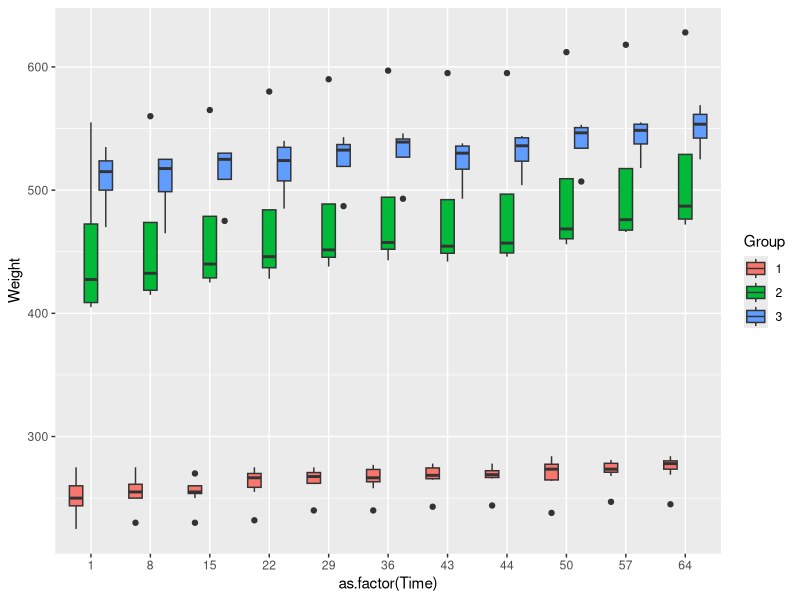
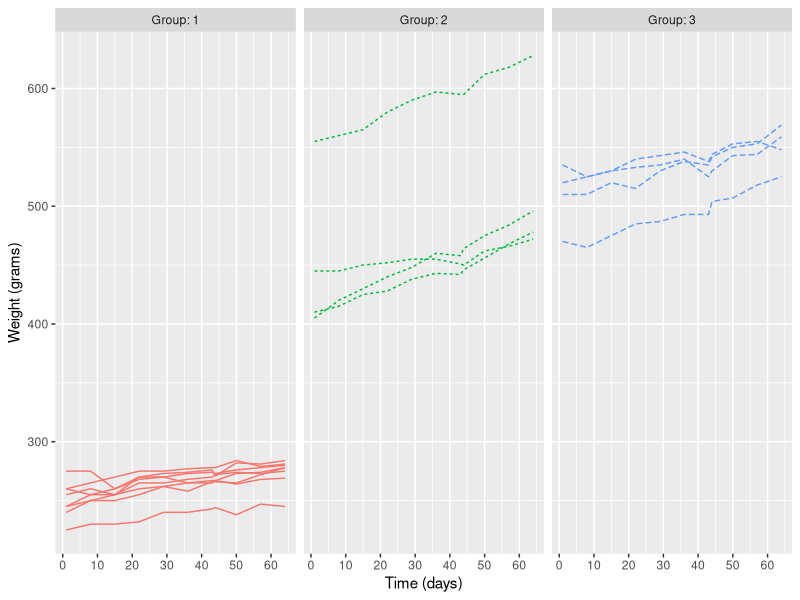
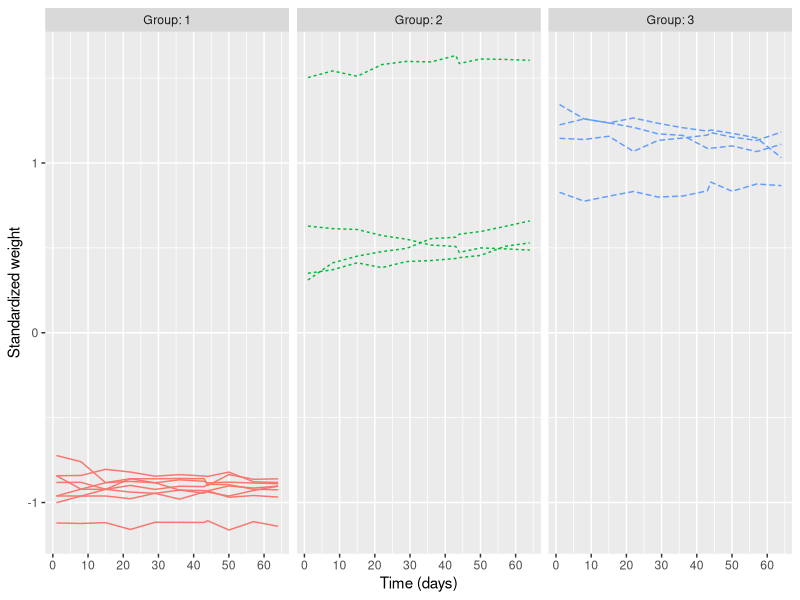
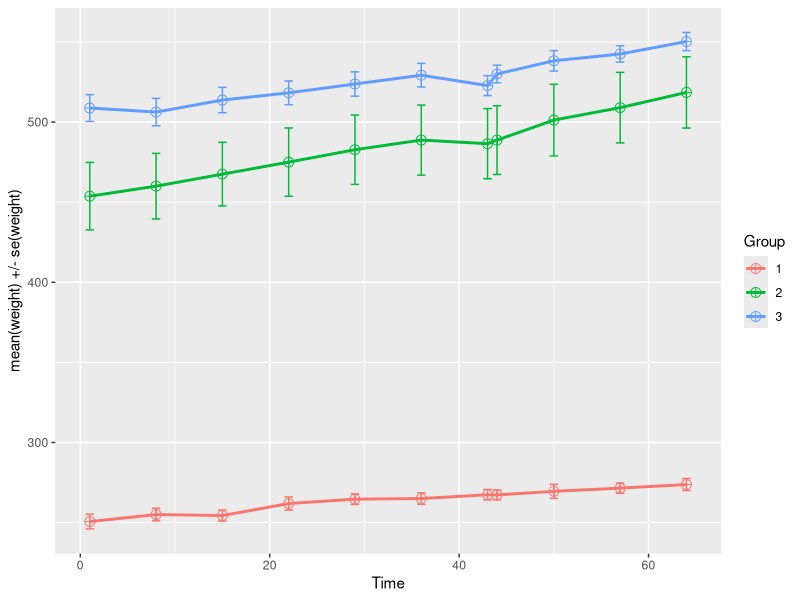
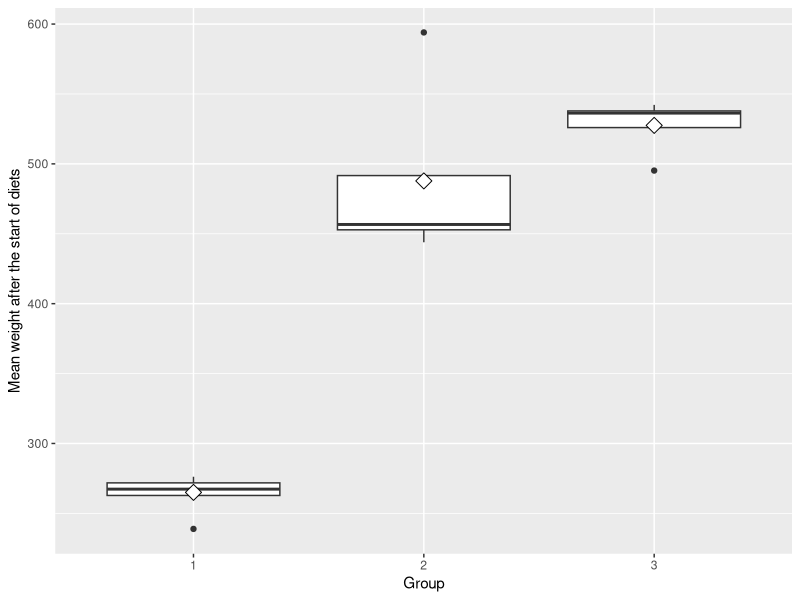
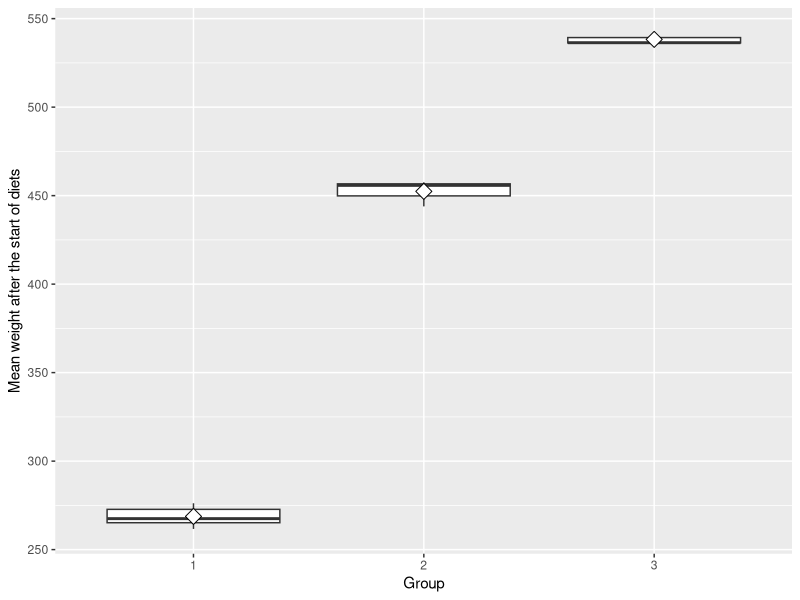
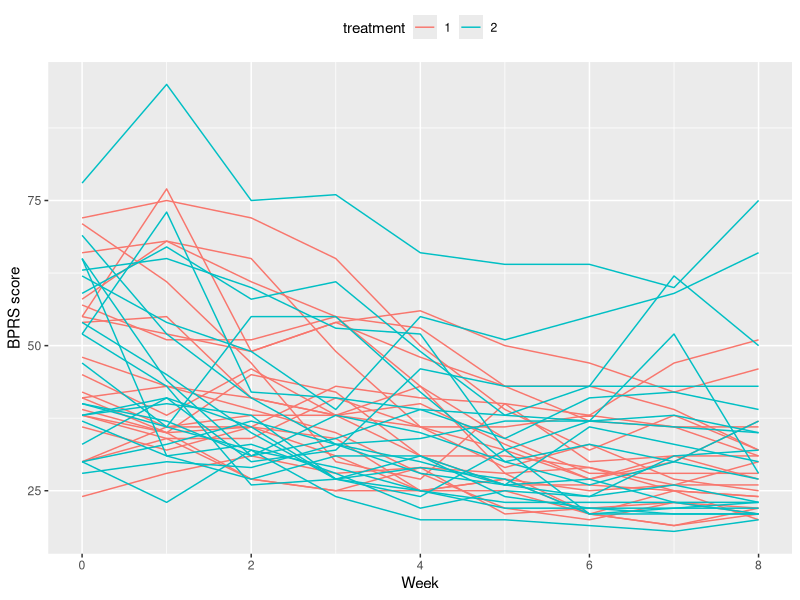
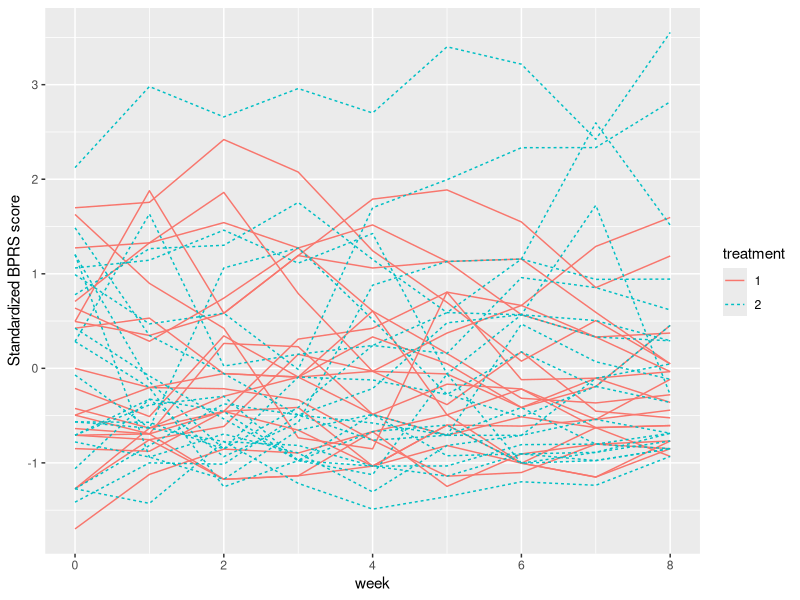

Generate these figures, in order, with R:
## ---- chunk 1
library(dplyr); library(ggplot2); library(lme4)

# Fetching the wrangled data
data_B <- read.table("data/bprs.txt")
data_R <- read.table("data/rats.txt")

# Assigning separate ID:s for same subjects but different treatments
# so that we have ID:s 1-20 for treatment 1 and 21-40 for treatment 2 
data_B$subject <- as.integer(data_B$subject)
data_B$id <- 
  ifelse(data_B$treatment==1,
         data_B$subject,data_B$subject+20)

# Factoring categorical variables again, as R interprets them as integers
data_B$treatment <- factor(data_B$treatment)
data_B$subject <- factor(data_B$subject)
data_R$ID <- factor(data_R$ID)
data_R$Group <- factor(data_R$Group)

# Glimpse of the data
glimpse(data_B)
glimpse(data_R)
summary(data_B)
summary(data_R)

## ---- chunk 2

# Boxplot to visualize the raw data
ggplot(data_R, aes(x = as.factor(Time), y = Weight, fill = Group)) + 
  geom_boxplot()

# Plots of individual rat growth profiles within their corresponding groups

ggplot(data_R, aes(x = Time, y = Weight, group = ID, col = Group)) +
  geom_line(aes(linetype = Group)) + 
  facet_grid(. ~ Group, labeller = label_both) +
  scale_x_continuous(name = "Time (days)", breaks = seq(0, 60, 10)) +
  scale_y_continuous(name = "Weight (grams)") +
  theme(legend.position = "none")

# Standardizing weight

data_R <- data_R %>%
  group_by(Time) %>%
  mutate(Weight_std = (Weight - mean(Weight))/sd(Weight) ) %>%
  ungroup()

# Plotting again with standardized weights

ggplot(data_R, aes(x = Time, y = Weight_std, group = ID, col = Group)) +
  geom_line(aes(linetype = Group)) + 
  facet_grid(. ~ Group, labeller = label_both) +
  scale_x_continuous(name = "Time (days)", breaks = seq(0, 60, 10)) +
  scale_y_continuous(name = "Standardized weight") +
  theme(legend.position = "none")

## ---- chunk 3

# Summary data with mean and standard error of weight by group and time 
n <- data_R$Time %>% unique() %>% length()

rats_s <- data_R %>%
  group_by(Group, Time) %>%
  summarise( mean = mean(Weight), se = sd(Weight)/sqrt(n) ) %>%
  ungroup()

# Glimpse the data
glimpse(rats_s)

# Plot the mean profiles
ggplot(rats_s, aes(x = Time, y = mean, col = Group)) +
  geom_line(size=1) +
  geom_point(size=3, shape=10) +
  geom_errorbar(aes(ymin = mean - se, ymax = mean + se)) +
  scale_y_continuous(name = "mean(weight) +/- se(weight)")

## ---- chunk 4

# Summary dataset by treatment and subject with mean as the summary variable (ignoring baseline Time = 1).
rats_sum <- data_R %>%
  filter(Time > 1) %>%
  group_by(Group, ID) %>%
  summarise( mean=mean(Weight) ) %>%
  ungroup()

# Glimpse the data
glimpse(rats_sum)

# Draw a boxplot of the mean versus treatment
ggplot(rats_sum, aes(x = Group, y = mean)) +
  geom_boxplot() +
  stat_summary(fun = "mean", geom = "point", shape=23, size=4, fill = "white") +
  scale_y_continuous(name = "Mean weight after the start of diets")

## ---- chunk 5

# Creating a new dataset by filtering the three outliers 
rats_sum2 <- rats_sum %>%
  filter(ID!=2 & ID!=12 & ID!=13)  # Outlier ID's

ggplot(rats_sum2, aes(x = Group, y = mean)) +
  geom_boxplot() +
  stat_summary(fun = "mean", geom = "point", shape=23, size=4, fill = "white") +
  scale_y_continuous(name = "Mean weight after the start of diets")  
  
## ---- chunk 6
# Add the baseline from the original data as a new variable to the summary data
baselines <- 
  data_R %>% filter(Time==1) %>%
  rename(baseline=Weight)

rats_b <- rats_sum %>%
  mutate(baselines) %>%
  filter(ID!=2 & ID!=12 & ID!=13)  # Outlier ID's

anova(lm(mean ~ baseline + mean, data = rats_b))

## ---- chunk 7

# Plot of BPRS scores of subjects against time, colored by treatment group

ggplot(data_B, aes(x = week, y = bprs, group = id)) +
  geom_line(aes(col = treatment)) +
  scale_x_continuous(name = "Week") +
  scale_y_continuous(name = "BPRS score") +
  theme(legend.position = "top")

# Standardizing the variable "bprs" to "bprs_std", plotting again

data_B <- data_B %>%
  group_by(week) %>%
  mutate(bprs_std = (bprs - mean(bprs))/sd(bprs) ) %>%
  ungroup()

ggplot(data_B, aes(x = week, y = bprs_std, group = id)) +
  geom_line(aes(col = treatment, linetype = treatment)) +
  scale_y_continuous(name = "Standardized BPRS score")

## ---- chunk 8
# Regression model
bprs_reg <- lm(bprs ~ week + treatment, 
               data = data_B)

summary(bprs_reg)

# Random intercept model 1
bprs_ref1 <- lmer(bprs ~ week + treatment + (1 | id), 
                 data = data_B, REML = FALSE)
summary(bprs_ref1)

# Random intercept model 2
bprs_ref2 <- lmer(bprs ~ week + treatment + (week | id), 
                 data = data_B, REML = FALSE)
summary(bprs_ref2)

# Random intercept model 2
bprs_ref3 <- lmer(bprs ~ week + treatment +treatment*week + (week | id), 
                 data = data_B, REML = FALSE)
summary(bprs_ref3)

# ANOVA test on the models
anova(bprs_ref1,bprs_ref2)
anova(bprs_ref2,bprs_ref3)

## ---- chunk 9
# Visualization of random intercept model "bprs_ref2"
data_B$fitted2 <- fitted(bprs_ref2)

ggplot(data_B, aes(x = week, y = fitted2, group = id)) +
  geom_line(aes(col = treatment, linetype = treatment)) +
  scale_y_continuous(name = "Fitted BPRS") +
  theme(legend.position = "top")

